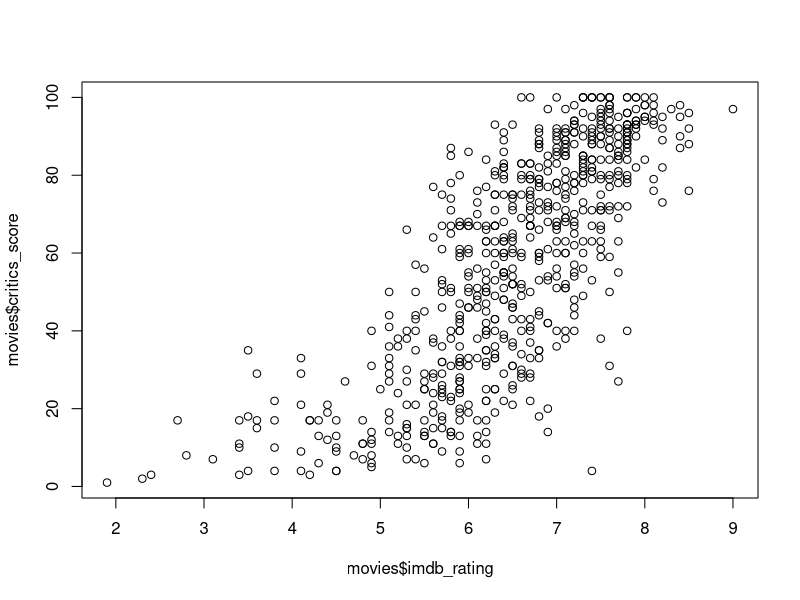
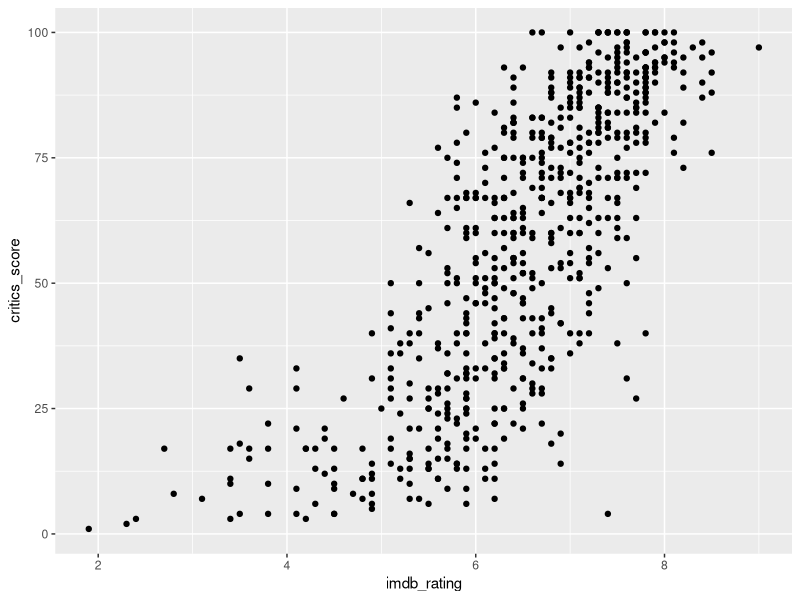
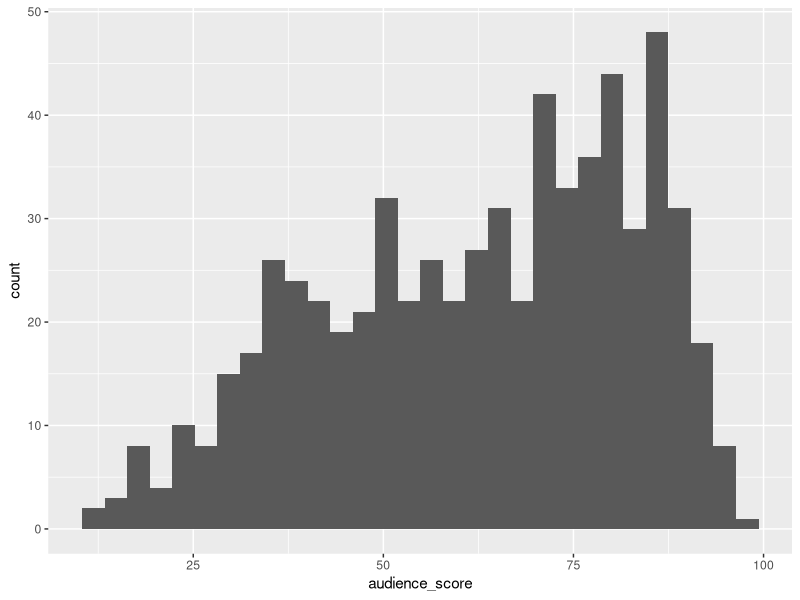
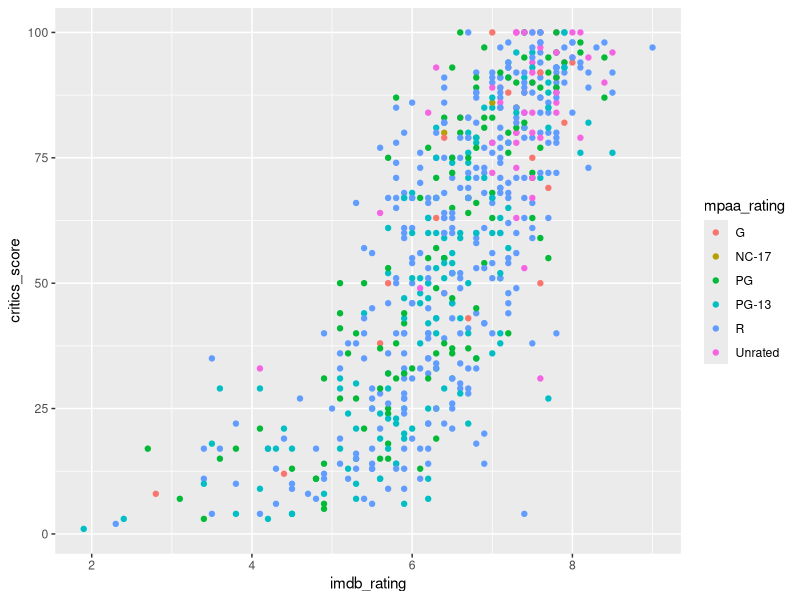

Write R code to recreate these figures, in order.
## ---- chunk 1
library(tidyverse)
## ---- chunk 2
movies <- read_csv('../data/movies.csv')
## ---- chunk 3
# some summaries of the data
str(movies)
head(movies)
mean(movies$imdb_num_votes)
## ---- chunk 4
# base R plotting
plot(movies$imdb_rating, movies$critics_score)
## ---- chunk 5
# ggplot2
# the + should freak you out a little if you have used R before...
ggplot(data = movies) + geom_point(mapping = aes(x = imdb_rating, y = critics_score))

# you can put code after the + on the next line
ggplot(data=movies, aes(x=audience_score)) +
    geom_histogram()

# looks much better that way...
ggplot(data = movies) +
    geom_point(mapping = aes(x = imdb_rating, y = critics_score, color=mpaa_rating))
